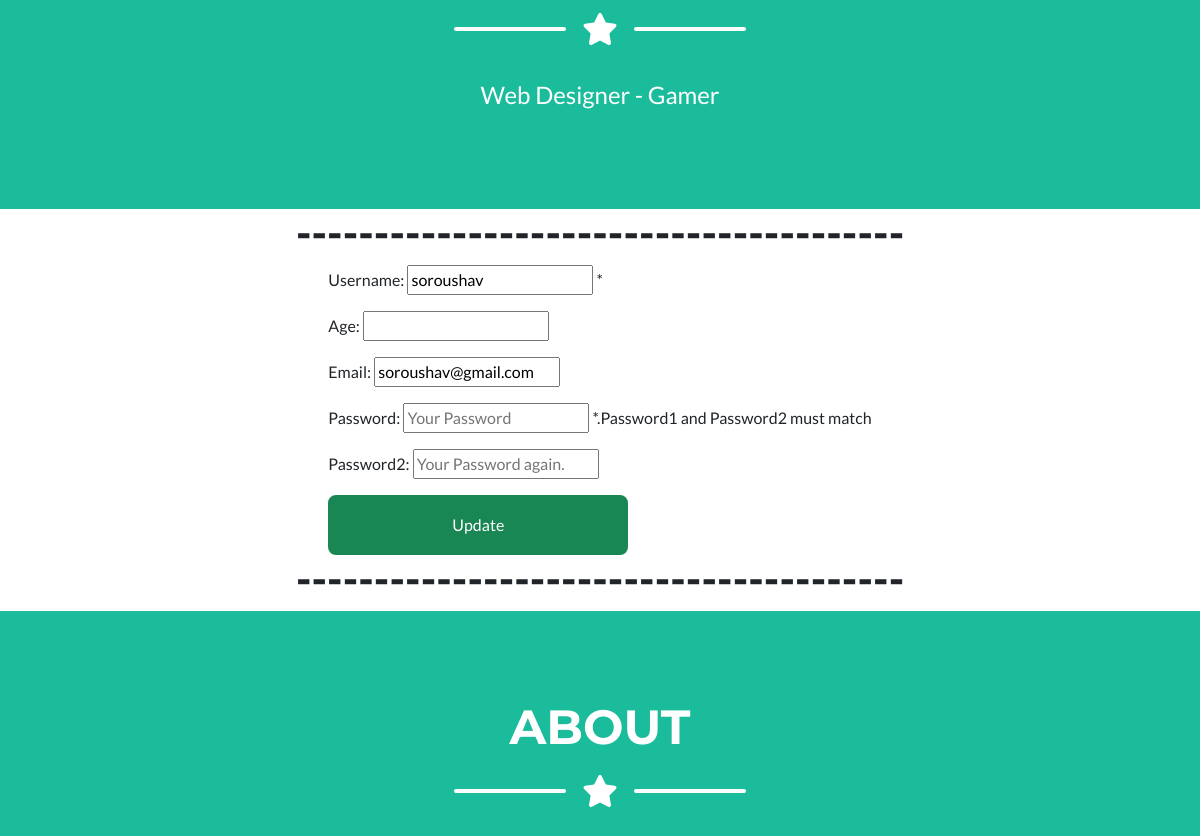
The app's page /profile/edit/1/ (middle part), older data.
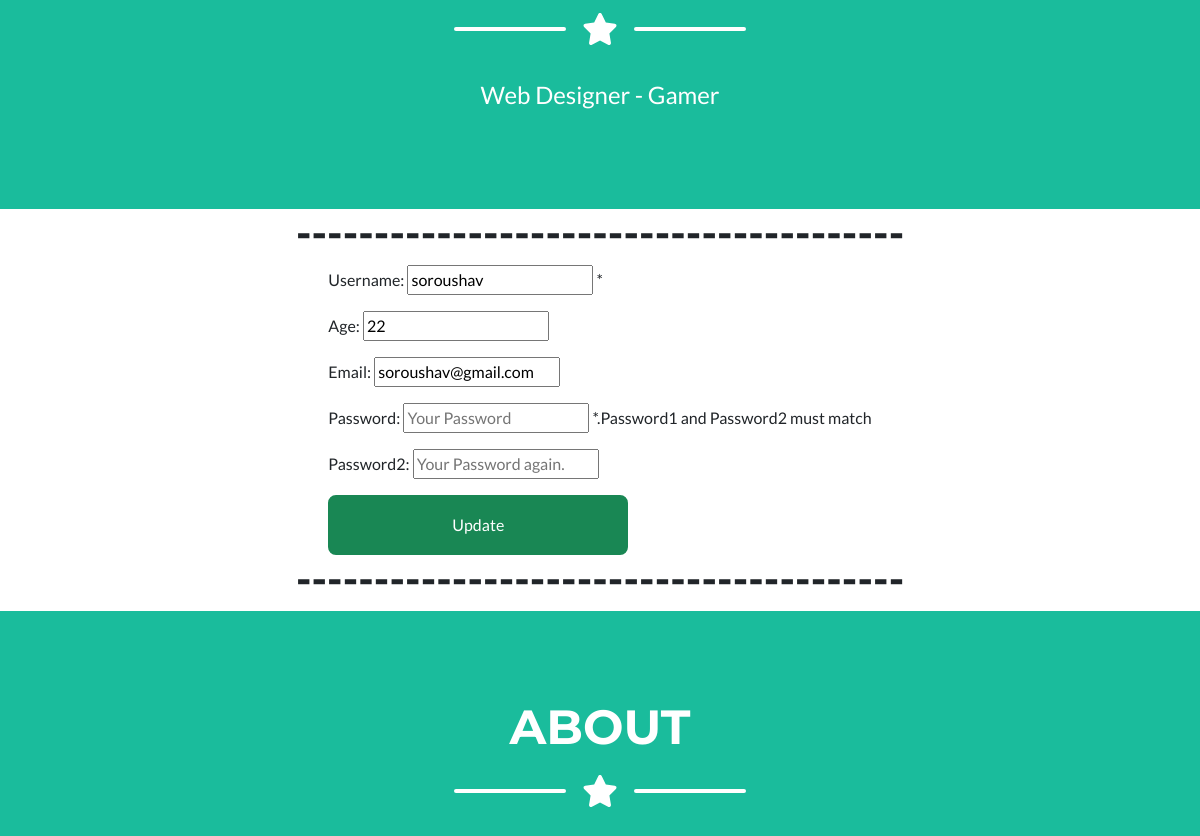
The same page, newer data.
### profile/models.py (models this page shows, shortened)
class CustomUser(AbstractUser):
    email = models.CharField(max_length=50)
    age = models.PositiveIntegerField(null=True, blank=True)

### profile/views.py (the view)
# urls.py: path('profile/edit/<int:pk>/', EditUserView.as_view(), name='update'),
class EditUserView(UserActionMixin, UpdateView):
    model = get_user_model()
    template_name = 'profile_edit.html'
    form_class = CustomUserChangeForm
    success_url = reverse_lazy('home')

### profile/forms.py
class CustomUserChangeForm(forms.ModelForm):
    username = forms.CharField(max_length=25, help_text="*",
                               widget=forms.TextInput(attrs={"placeholder": "Your Username"}))
    password = forms.CharField(max_length=25, help_text='*.Password1 and Password2 must match',
                               widget=forms.PasswordInput(attrs={"placeholder": "Your Password"}))
    password2 = forms.CharField(max_length=25,
                                widget=forms.PasswordInput(attrs={"placeholder": "Your Password again."}))
    class Meta:
        model = get_user_model()
        fields = ('username', 'age', 'email', 'password', 'password2')

### templates/profile_edit.html (shortened to what this page needs)
<!DOCTYPE html>
{% extends 'home.html' %}
    {% block content %}
        <div class="container d-flex align-items-center flex-column">
        <h1>---------------------------------------</h1>
            <form method="post" action="">
                {{ form.as_p }}
            <button class="btn btn-success" style="height: 60px; width: 300px" type="submit">Update</button>
            </form>
        <h1>---------------------------------------</h1>
        </div>
    {% endblock content %}

Row changes from the older to the newer data that the page shows:
changed CustomUser "soroushav": age (not shown) → "22"
